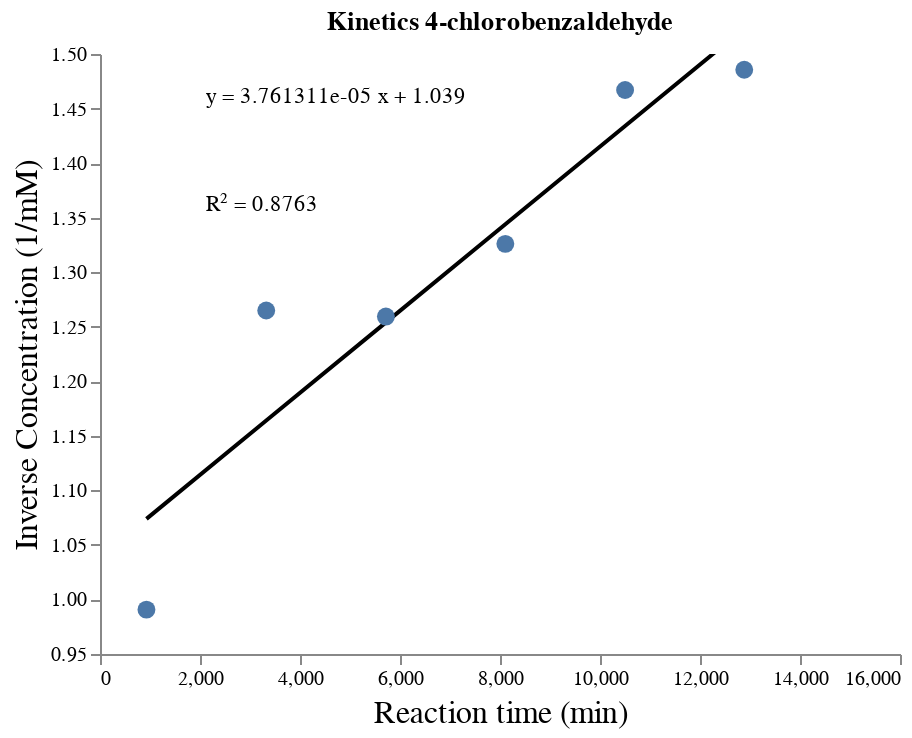

The cell this chart's notebook holds for it:
### Code cell
plot_reaction_data(cl_reaction, "Kinetics 4-chlorobenzaldehyde")

### Figure 1 — Vega-Lite specification as saved in the notebook (floating-point values rounded to 4 significant figures)
{"config": {"view": {"continuousWidth": 400, "continuousHeight": 300, "strokeWidth": 0}, "axis": {"grid": false, "titleFontSize": 16, "titleFontWeight": "normal"}}, "layer": [{"data": {"name": "data-8861ddafe1e78692929cf75fa632b35d"}, "mark": {"type": "line", "color": "black"}, "encoding": {"x": {"type": "quantitative", "field": "x", "scale": {"domain": [836.1, 14170.0]}}, "y": {"type": "quantitative", "field": "y", "scale": {"domain": [0.9903, 1.49]}}}}, {"data": {"name": "data-6877efd0bbffd121b98ba24c07e99498"}, "mark": {"type": "circle", "opacity": 1, "size": 80}, "encoding": {"tooltip": [{"type": "quantitative", "field": "x", "title": "Reaction time (min)"}, {"type": "quantitative", "field": "y", "title": "Inverse Concentration (1/mM)"}], "x": {"type": "quantitative", "axis": {"title": "Reaction time (min)"}, "field": "x"}, "y": {"type": "quantitative", "axis": {"title": "Inverse Concentration (1/mM)"}, "field": "y"}}, "selection": {"selector612": {"type": "interval", "bind": "scales", "encodings": ["x", "y"]}}, "title": "Kinetics 4-chlorobenzaldehyde"}, {"data": {"name": "data-950a6cf4e332416dd20a61bfbe270082"}, "mark": {"type": "text", "align": "left", "text": "y = 3.761311e-05 x + 1.039"}, "encoding": {"x": {"type": "quantitative", "field": "x"}, "y": {"type": "quantitative", "field": "y"}}}, {"data": {"name": "data-a25619aa38ab196c41e3ff1fac240498"}, "mark": {"type": "text", "align": "left", "text": "R² = 0.8763"}, "encoding": {"x": {"type": "quantitative", "field": "x"}, "y": {"type": "quantitative", "field": "y"}}}], "$schema": "https://vega.github.io/schema/vega-lite/v4.8.1.json", "datasets": {"data-8861ddafe1e78692929cf75fa632b35d": [{"x": 929.0, "y": 1.074}, {"x": 3325.0, "y": 1.164}, {"x": 5718.0, "y": 1.254}, {"x": 8107.0, "y": 1.344}, {"x": 10500.0, "y": 1.434}, {"x": 12880.0, "y": 1.524}], "data-6877efd0bbffd121b98ba24c07e99498": [{"x": 929.0, "y": 0.9906}, {"x": 3325.0, "y": 1.265}, {"x": 5718.0, "y": 1.259}, {"x": 8107.0, "y": 1.326}, {"x": 10500.0, "y": 1.467}, {"x": 12880.0, "y": 1.486}], "data-950a6cf4e332416dd20a61bfbe270082": [{"x": 2125.0, "y": 1.461}], "data-a25619aa38ab196c41e3ff1fac240498": [{"x": 2125.0, "y": 1.362}]}}
